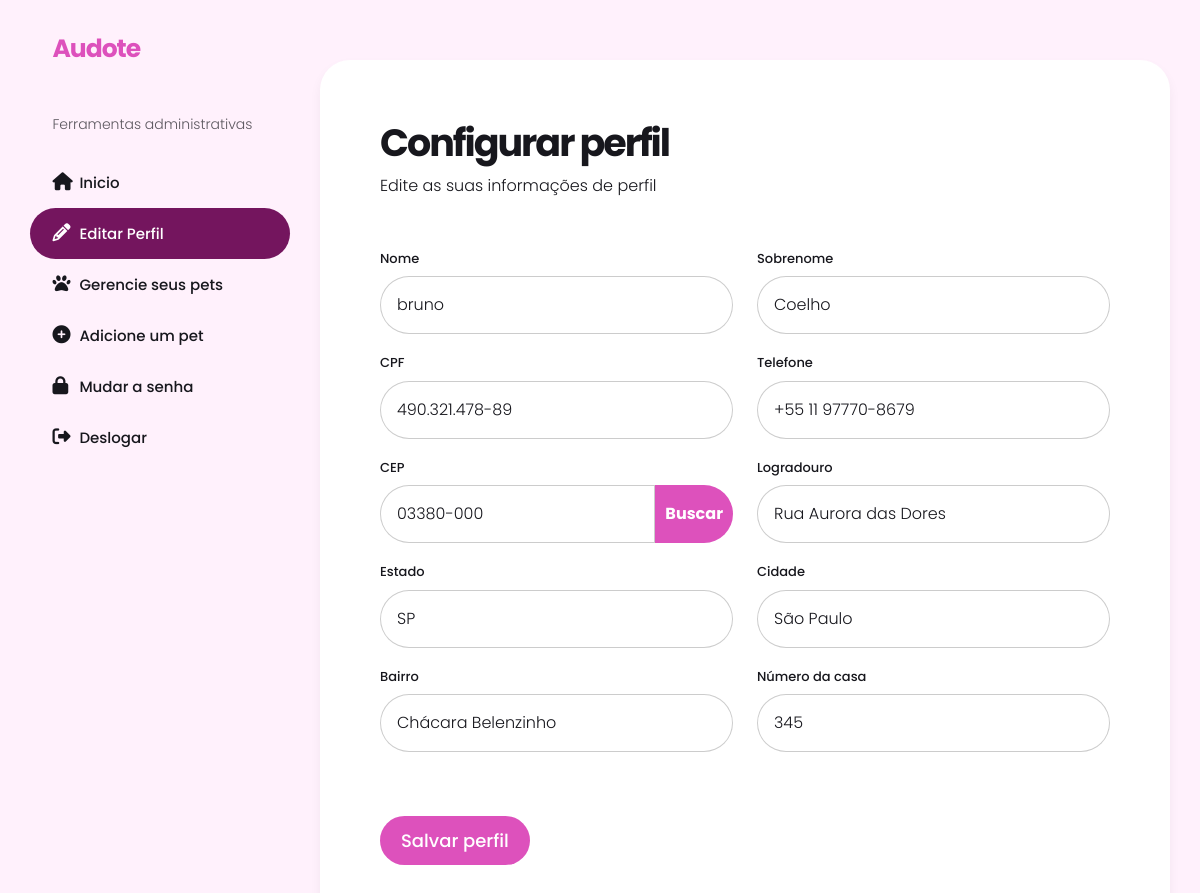
Page /perfil.php (signed in) on the committed database.
### tables this page shows
CREATE TABLE IF NOT EXISTS `usuarios` (
  `id` int NOT NULL AUTO_INCREMENT,
  `nome` varchar(75) DEFAULT NULL,
  `tipoConta` varchar(75) DEFAULT NULL,
  `email` varchar(100) DEFAULT NULL,
  `senha` varchar(75) DEFAULT NULL,
  `sobrenome` varchar(100) DEFAULT NULL,
  `cpf` varchar(100) DEFAULT NULL,
  `telefone` varchar(100) DEFAULT NULL,
  `cep` varchar(100) DEFAULT NULL,
  `logradouro` varchar(100) DEFAULT NULL,
  `estado` varchar(100) DEFAULT NULL,
  `cidade` varchar(100) DEFAULT NULL,
  `bairro` varchar(100) DEFAULT NULL,
  `numero` varchar(100) DEFAULT NULL,
  PRIMARY KEY (`id`)
);

### perfil.php (the view, shortened to what this page needs)
<?php
include('config.php');
$id = $_SESSION["id"];
$tbusuario = $pdo->prepare("SELECT * FROM usuarios WHERE id = $id");
$tbusuario->execute();
$linhausuario = $tbusuario->fetch(PDO::FETCH_BOTH);
?>
<!doctype html>
<html lang="en" class="audote-root">
<head>
    <link rel="stylesheet" href="https://cdn.jsdelivr.net/npm/bootstrap@5.3.0-alpha3/dist/css/bootstrap.min.css" />
    <link rel="stylesheet" href="src/style/pgprincipal.css" />
    <link rel="stylesheet" href="style-inicio.css">
</head>
<body style="background-color: var(--MainColorLight);">
    <div class="dashboard-side-panel d-none d-lg-block">
        <div class="logo">
            <a href="index.php" class="animate"><span style="color: var(--MainColor)">Audote</span></a>
        </div>
        <nav class="mt-3 mt-lg-4 d-flex justify-content-between flex-column pb-100">
            <div class="dashboard-side-label">Ferramentas administrativas</div>
            <ul class="list-unstyled">
                <li><a href="index.php"><span class="fa fa-home"></span>Inicio</a></li>
                <li class="active"><a href="perfil.php"><span class="fa fa-pencil"></span>Editar Perfil</a></li>
                <?php
                if ($_SESSION["tipoConta"] === 'admin') {
                    echo "
                    <li><a href='gerenciarpets.php'><span class='fa-solid fa-paw'></span>Gerencie seus pets</a></li>
                    <li><a href='cadastrarpet.php'><span class='fa-solid fa-circle-plus'></span>Adicione um pet</a></li>
                    ";
                }
                ?>
                <li><a href="mudarSenha.php"><span class="fa fa-lock"></span>Mudar a senha</a></li>
                <li><a href="logout.php"><span class="fa-solid fa-right-from-bracket"></span>Deslogar</a></li>
            </ul>
        </nav>
    </div>
    <div class="dashboard-content">
        <div class="dashboard-content-header">
        </div>
        <div class="dashboard-content-details">
            <h1>Configurar perfil</h1>
            <p>Edite as suas informações de perfil</p>
            <form action="maisinfo.php" method="POST">
                <div class="row mt-4 mt-lg-5">
                    <div class="col-md-6">
                        <div class="mb-3">
                            <label for="nome-input" class="form-label">Nome</label>
                            <input type="text" id="nome-input" class="form-control" value="<?php echo @$linhausuario['nome']; ?>" name="nome">
                        </div>
                    </div>
                    <div class="col-md-6">
                        <div class="mb-3">
                            <label for="sobrenome-input" class="form-label">Sobrenome</label>
                            <input type="text" id="sobrenome-input" class="form-control"
                            value="<?php echo @$linhausuario['sobrenome']; ?>" name="sobrenome">
                        </div>
                    </div>
                </div>
                <div class="row">
                    <div class="col-md-6">
                        <div class="mb-3">
                            <label for="cpf-input" class="form-label">CPF</label>
                            <input type="text" id="cpf-input" name="cpf" class="form-control"
                            value="<?php echo @$linhausuario['cpf']; ?>">
                        </div>
                    </div>
                    <div class="col-md-6">
                        <div class="mb-3">
                            <label for="tel-input" class="form-label">Telefone</label>
                            <input type="text" id="tel-input" class="form-control" value="<?php echo @$linhausuario['telefone']; ?>" name="telefone">
                        </div>
                    </div>
                </div>
                <div class="row">
                    <div class="col-md-6">
                        <div class="mb-3">
                            <label for="cep-input" class="form-label">CEP</label>
                            <div class="d-flex cep-botao">
                                <input type="text" id="cep-input" class="form-control" value="<?php echo @$linhausuario['cep']; ?>" name="cep">
                                <button type="button" onclick="buscarEndereco()">Buscar</button>
                            </div>
                        </div>
                    </div>
                    <div class="col-md-6">
                        <div class="mb-3">
                            <label for="logradouro-input" class="form-label">Logradouro</label>
                            <input type="text" id="logradouro-input" class="form-control"
                            value="<?php echo @$linhausuario['logradouro']; ?>" name="logradouro">
                        </div>
                    </div>
                </div>
                <div class="row">
                    <div class="col-md-6">
                        <div class="mb-3">
                            <label for="company-new-password" class="form-label">Estado</label>
                            <input type="text" id="estado-input" class="form-control" value="<?php echo @$linhausuario['estado']; ?>" name="estado">
                        </div>
                    </div>
                    <div class="col-md-6">
                        <div class="mb-3">
                            <label for="company-new-password-repeat" class="form-label">Cidade</label>
                            <input type="text" id="cidade-input" class="form-control" value="<?php echo @$linhausuario['cidade']; ?>" name="cidade">
                        </div>
                    </div>
                </div>
                <div class="row">
                    <div class="col-md-6">
                        <div class="mb-3">
                            <label for="company-new-password" class="form-label">Bairro</label>
                            <input type="text" id="bairro-input" class="form-control" value="<?php echo @$linhausuario['bairro']; ?>" name="bairro">
                        </div>
                    </div>
                    <div class="col-md-6">
                        <div class="mb-3">
                            <label for="company-new-password-repeat" class="form-label">Número da casa</label>
                            <input type="text" id="numero-input" class="form-control" value="<?php echo @$linhausuario['numero']; ?>" name="numero">
                        </div>
                    </div>
                </div>
                <div class="mt-4 mt-lg-5">
                    <button class="btn rounded-pill section-cta">Salvar perfil</button>
                </div>
            </form>
        </div>
    </div>
</body>
</html>

### src/style/pgprincipal.css (style rules this page uses)
.audote-root { --HoverTransition: 300ms cubic-bezier(0.215, 0.61, 0.355, 1); --HoverOpacity: 0.6; --TextColor: #17171D; --MainColor: #dd51bc; --MainColorTransparent: #dd51bc2f; --MainColorDark: #74155e; --MainColorLight: #fff1fc; --SecondaryColor: #fff0d9; --SecondaryColorLight: #FFF8EC; --LightGrayColor: #dedede; }
body { font-family: 'Poppins', "Segoe UI", "Helvetica Neue", Arial, "Noto Sans", sans-serif, "Apple Color Emoji", "Segoe UI Emoji", "Segoe UI Symbol", "Noto Color Emoji"; color: var(--TextColor); font-weight: 300; font-feature-settings: 'kern'; -moz-font-feature-settings: 'kern'; -webkit-font-smoothing: antialiased; -moz-osx-font-smoothing: grayscale; }
a { color: var(--MainColor); text-decoration: none; }
.pb-100 { padding-bottom: 100px; }
.section-cta, .section-cta-o { background-color: var(--MainColor); color: #fff; font-size: 18px; font-weight: 500; padding: 10px 20px; transition: var(--HoverTransition); transition-property: background-color; }
.logo>a { color: var(--TextColor); text-decoration: none; font-size: 25px; font-weight: 700; letter-spacing: -1px; transition: var(--HoverTransition); transition-property: opacity; }
.dashboard-side-panel { position: fixed; width: 320px; top: 0; left: 0; bottom: 0; overflow-y: auto; padding: 30px; }
.dashboard-side-panel .logo { margin-left: 1.4rem; }
.dashboard-side-panel nav > ul > li > a, .nav-mobile-container.is-dashboard .nav-mobile > ul > li > a { padding: 1rem 1.4rem; border-radius: 30px; color: var(--TextColor); font-weight: 500; display: block; text-decoration: none; transition: var(--HoverTransition); transition-property: color, opacity; font-size: 15px; line-height: 18px; }
.dashboard-side-panel nav > ul > li.active > a { background-color: var(--MainColorDark); color: #fff }
.dashboard-side-panel nav > ul > li > a span:not(.badge), .nav-mobile-container.is-dashboard .nav-mobile > ul > li > a span:not(.badge) { width: 27px; font-size: 18px; }
.dashboard-side-label, .nav-mobile-container.is-dashboard .nav-mobile .dropdown-header { padding: 1.4rem; font-size: 14px; opacity: .7; }
.dashboard-content { margin-left: 320px; }
.dashboard-content-header { padding: 30px; }
.dashboard-content-details { background-color: #fff; border-radius: 30px; margin-right: 30px; box-shadow: 0px 6px 12px rgba(0,0,0,0.05); padding: 60px; min-height: calc(100vh - 184px); }
.dashboard-content-details h1 { font-size: 38px; letter-spacing: -2px; font-weight: 700; }
.dashboard-content-details form .form-label { font-size: 13px; font-weight: 500; }
.dashboard-content-details form .form-control, .dashboard-content-details form .form-select { border: 1px solid rgba(0,0,0,.2); font-weight: 300; color: var(--TextColor); background-color: #fff; border-radius: 30px; padding: 1rem; }

### style-inicio.css (style rules this page uses)
* { margin: 0; padding: 0; box-sizing: border-box; }
body { font-family: 'Poppins', sans-serif; }
.cep-botao button { border: none; border-radius: 0px 50px 50px 0px; font-weight: 700; padding: 10px; background-color: var(--MainColor); transition: var(--HoverTransition); color: #fff; }
#cep-input { border-radius: 50px 0 0 50px; }

### rows in the picture
usuarios: nome "bruno", sobrenome "Coelho", cpf "490.321.478-89", telefone "+55 11 97770-8679", cep "03380-000", logradouro "Rua Aurora das Dores", estado "SP", cidade "São Paulo", bairro "Chácara Belenzinho", numero "345"
